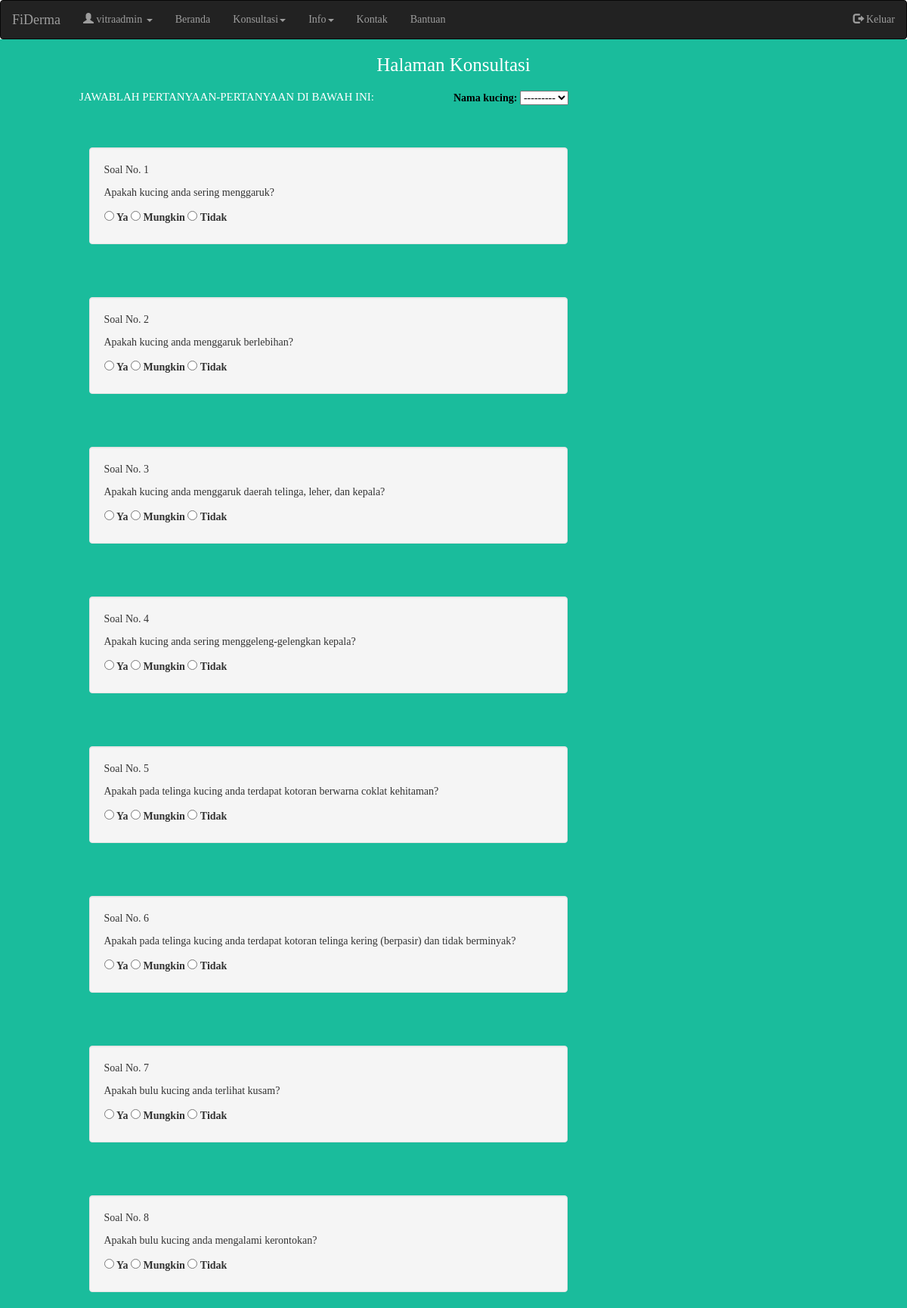
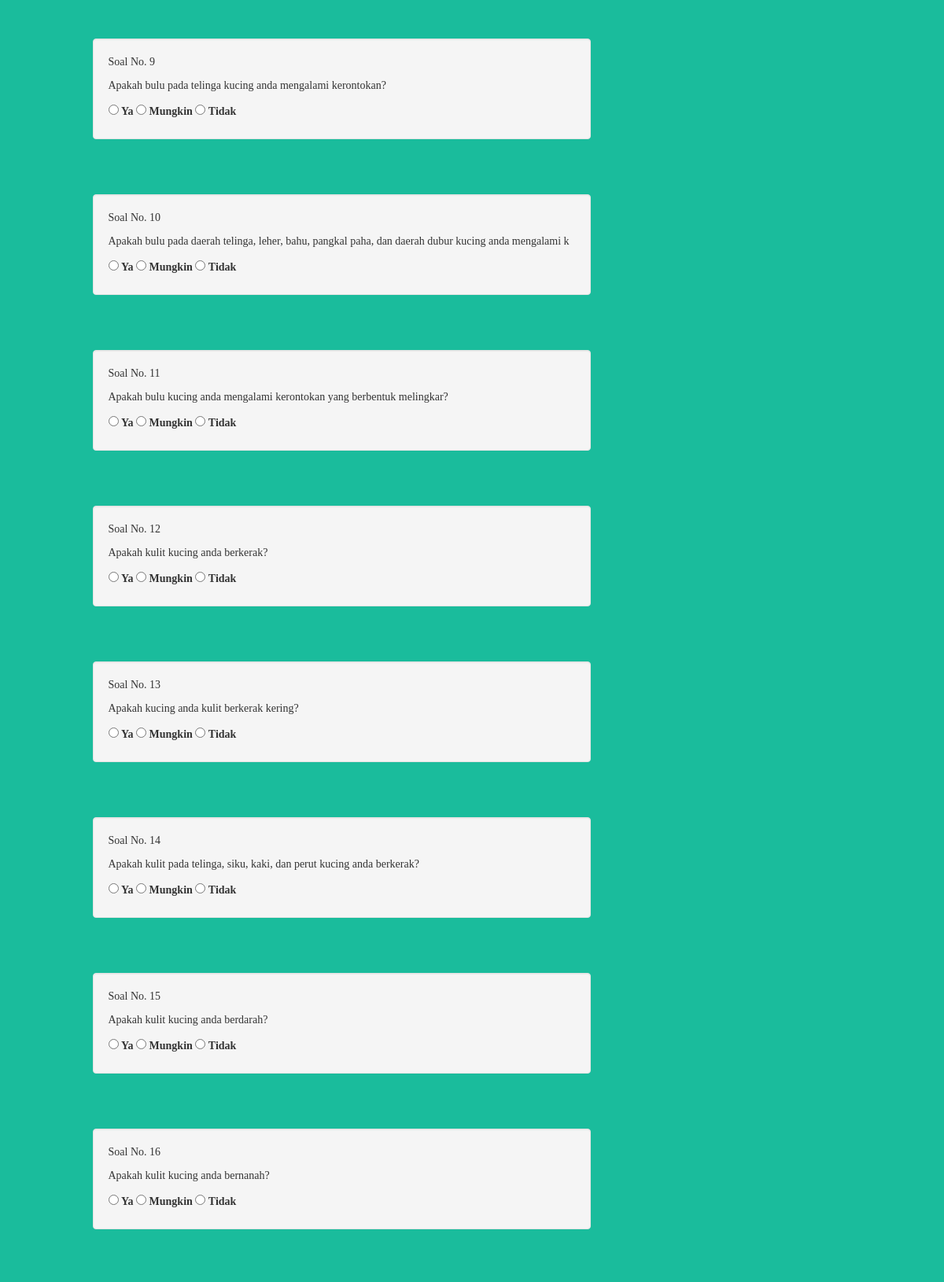
Screenshot of /konsultasi/ (signed in, upper part) with the database file from the repository (2 pictures, top to bottom).
### sitederma/models.py (models this page shows, shortened)
class Kucing(models.Model):
    GENDER_KUCING_CHOICES = (
    ('betina', 'Betina'),
    ('jantan', 'Jantan'),
    )
    nama_kucing = models.CharField(max_length=30)
    umur_kucing = models.PositiveIntegerField(validators=[MinValueValidator(1)], null=True)
    gender_kucing = models.CharField(max_length=10, choices=GENDER_KUCING_CHOICES)
    username = models.ForeignKey(User, null=True)
    def __str__(self):
        return self.nama_kucing

class ListTanya(models.Model):
    kode_tanya = models.CharField(max_length=5)
    kode_gejala = models.ForeignKey(ListGejala, related_name = 'tanya_gejala', null=True)
    no_tanya = models.CharField(max_length=2, null=True)
    daftar_tanya = models.CharField(max_length=150)

class Jawaban(models.Model):
    kodejawab = models.CharField(max_length=3)
    jawab = models.CharField(max_length=10)
    bobotjawab = models.FloatField()

### sitederma/views.py (the view)
# urls.py: url(r'^konsultasi/$', views.konsultasi_view, name='konsultasi'),
def konsultasi_view(request):
    diagnosa = None
    list_tanya = ListTanya.objects.all()
    list_pilihan = Jawaban.objects.all()
    gejala = ListGejala.objects.all()
    context = {}
    context ['list_tanya'] = list_tanya
    context ['list_pilihan'] = list_pilihan
    if request.method=='POST':
        formriwayat = RiwayatForm(request.POST)
        d = defaultdict(float)
        d = {}
        cfgp1_={}
        percentdisease = {}
        counter = 1
        for cfuser in gejala:
            d['cfug_%02d' % counter] = float(request.POST.get(cfuser.kode_gejala))
            counter += 1
        for key, value in sorted(d.items()):
            print (key, value)
        penyakit = InfoPenyakit.objects.all()
        gej_pen = Konsultasi.objects.all()
        for pen in penyakit:
            cfglama = None
            cfgbaru = None
            cfgkombinasi = None
            for gejala_penyakit in gej_pen:
                if gejala_penyakit.kode_penyakit.kode_penyakit == pen.kode_penyakit:
                    print('ya')
                    urut = gejala_penyakit.kode_gejala.kode_gejala[1:]
                    print(urut)
                    cfgp1_['cfg{0}'.format(urut)] = d['cfug_{}'.format(urut)] * gejala_penyakit.cfp
                    if not cfglama:
                        cfglama = cfgp1_['cfg{0}'.format(urut)]
                    else :
                        cfgbaru = cfgp1_['cfg{0}'.format(urut)]
                        cfgkombinasi = cfglama+(cfgbaru*(1-cfglama))
                        cfglama = cfgkombinasi
                    percentdisease['pdisease{0}'.format(pen.kode_penyakit)] = cfgkombinasi
                    print(percentdisease)
        context['percentdisease_1'] = percentdisease['pdisease{0}'.format('P1')]
        context['percentdisease_2'] = percentdisease['pdisease{0}'.format('P2')]
        context['percentdisease_3'] = percentdisease['pdisease{0}'.format('P3')]
        context['percentdisease_4'] = percentdisease['pdisease{0}'.format('P4')]
        context['percentdisease_5'] = percentdisease['pdisease{0}'.format('P5')]
        context['percentdisease_6'] = percentdisease['pdisease{0}'.format('P6')]
        targetdisease = max(percentdisease, key=percentdisease.get)
        context['targetdisease'] = targetdisease
        if targetdisease == "diseaseP1":
            diagnosa ='Ear Mites'
        elif targetdisease == "diseaseP2":
            diagnosa = 'Flea'
        elif targetdisease == "diseaseP3":
            diagnosa = 'Lice'
        elif targetdisease == "diseaseP4":
            diagnosa = 'Pyoderma'
        elif targetdisease == "diseaseP5":
            diagnosa = 'Ringworm'
        elif targetdisease == "diseaseP6":
            diagnosa = 'Scabies'
        request.session['percentdisease'] = {
                                        'percentdisease_1': context['percentdisease_1'],
                                        'percentdisease_2': context['percentdisease_2'],
                                        'percentdisease_3': context['percentdisease_3'],
                                        'percentdisease_4': context['percentdisease_4'],
                                        'percentdisease_5': context['percentdisease_5'],
                                        'percentdisease_6': context['percentdisease_6'],
                                        'targetdisease': context['targetdisease'],
                                        }
        if formriwayat.is_valid():
            kucing = formriwayat.save(commit=False)
            kucing.username = request.user
            kucing.tanggal_diagnosa = timezone.now()
            kucing.hasil_diagnosa = diagnosa
            kucing.save()
            return HttpResponseRedirect(reverse('sitederma:hasil'))
    else:
        formriwayat = RiwayatForm()
    context['formriwayat']=formriwayat
    return render(request, "sitederma/mulai_konsul.html",  context)

### sitederma/forms.py
class RiwayatForm(forms.ModelForm):
    class Meta:
        model = Riwayat
        fields = ('nama_kucing',)

### sitederma/models.py (called while the page is built)
    def __str__(self):
        return self.kode_gejala

### sitederma/templates/sitederma/mulai_konsul.html (shortened to what this page needs)
{% extends 'sitederma/base.html' %}
{% block content %}
<div class="container-fluid vitra-background-mulai-konsul">
  <h4 class="vitra-tagline text-center">Halaman Konsultasi</h4>
  <div class="row">
    <div class="col-md-6 text-center">
      <h5 style="color: white; font-size:15px;">JAWABLAH PERTANYAAN-PERTANYAAN DI BAWAH INI:</h5>
    </div>
    <form method="POST">
      {% for field in formriwayat %}
    <div style="margin-top: 10px; color:black;">
      {{ field.label_tag|escape }}
      {{ field }}
    </div>
    {% endfor %}
    {% for tanya in list_tanya %}
    <div class="row" style="margin-top: 50px;">
      <div class="col-md-1"></div>
      <div class="col-md-10">
        <div class="col-md-8 text-left vitra-background-Tanya">
          <div class="well">
            <p>Soal No. {{ tanya.no_tanya}}</p>
            <p>{{ tanya.daftar_tanya }}</p>
            {% for pilihan in list_pilihan %}
            <input type="radio" name="{{tanya.kode_gejala}}" id="choice" value="{{pilihan.bobotjawab}}" required />
            <label for="choice{{ forloop.counter }}">{{ pilihan.jawab }}</label>
            {% endfor %}
        </div>
      </div>
    </div>
    <div class="col-md-1"></div>
  </div>
  {% endfor %}
  <br><center><input type='submit' class="btn btn-default btn-lg" value="submit"><center>
    </form>
  </div>
</div>
{% endblock %}

### sitederma/templates/sitederma/base.html (shortened to what this page needs)
{% load static %}
<!DOCTYPE html>
<html lang="en">
<head>
  <link href="{% static 'bootstrap/css/bootstrap.min.css'%}" rel="stylesheet">
  <link href="{% static 'css/sitederma.css' %}" rel="stylesheet">
  <link rel="stylesheet" href="https://maxcdn.bootstrapcdn.com/font-awesome/4.7.0/css/font-awesome.min.css">
</head>
<body>
  <nav class="navbar navbar-inverse">
    <div class="container-fluid">
      <div class="navbar-header">
        <a class="navbar-brand" href="{% url 'sitederma:home_utama' %}">FiDerma</a>
      </div>
      {% if user.is_authenticated %}
      <ul class="nav navbar-nav">
        <li class="dropdown"><a class="dropdown-toggle" data-toggle="dropdown" href="{% url 'sitederma:profil' %}"><span class="glyphicon glyphicon-user "></span> {{request.user.username}} <span class="caret"></span></a>
        </li>
        <li><a href="{% url 'sitederma:home_utama' %}">Beranda</a></li>
        <li class="dropdown">
          <a class="dropdown-toggle" data-toggle="dropdown" href="#">Konsultasi<span class="caret"></span></a>
        </li>
        <li class="dropdown">
          <a class="dropdown-toggle" data-toggle="dropdown" href="#">Info<span class="caret"></span></a>
        </li>
        <li><a href="{% url 'sitederma:kontak' %}">Kontak</a></li>
        <li><a href="{% url 'sitederma:help'%}">Bantuan</a></li>
      </ul>
      <ul class="nav navbar-nav navbar-right">
        <li><a href="{% url 'sitederma:logout' %}"><span class="glyphicon glyphicon-log-out"></span> Keluar</a></li>
      </ul>
      {% endif %}
    </div>
  </nav>
      {% block content %}
      {% endblock %}
    </body>
</html>

### sitederma/static/css/sitederma.css (style rules this page uses)
.vitra-tagline { color: white; margin-top: 20px; font-size: 25px; }
.vitra-background-mulai-konsul { min-height: 610px; background-color: #1abc9c; margin-top: -20px; }
body { font-family: 'Lucida Console', serif; margin: 0; width: 100%; height: 100%; }
h1, h2, h3, h4 { font-family: 'Lucida Console', serif; color: cobaltblue; }

### rows the page displays
Kucing: formriwayat "---------"
ListTanya: no_tanya "1", daftar_tanya "Apakah kucing anda sering menggaruk?"
Jawaban: jawab "Ya"
Jawaban: jawab "Mungkin"
Jawaban: jawab "Tidak"
ListTanya: no_tanya "2", daftar_tanya "Apakah kucing anda menggaruk berlebihan?"
ListTanya: no_tanya "3", daftar_tanya "Apakah kucing anda menggaruk daerah telinga, leher, dan kepala?"
ListTanya: no_tanya "4", daftar_tanya "Apakah kucing anda sering menggeleng-gelengkan kepala?"
ListTanya: no_tanya "5", daftar_tanya "Apakah pada telinga kucing anda terdapat kotoran berwarna coklat kehitaman?"
ListTanya: no_tanya "6", daftar_tanya "Apakah pada telinga kucing anda terdapat kotoran telinga kering (berpasir) dan tidak berminyak?"
ListTanya: no_tanya "7", daftar_tanya "Apakah bulu kucing anda terlihat kusam?"
ListTanya: no_tanya "8", daftar_tanya "Apakah bulu kucing anda mengalami kerontokan?"
ListTanya: no_tanya "9", daftar_tanya "Apakah bulu pada telinga kucing anda mengalami kerontokan?"
ListTanya: no_tanya "10", daftar_tanya "Apakah bulu pada daerah telinga, leher, bahu, pangkal paha, dan daerah dubur kucing anda mengalami k"
ListTanya: no_tanya "11", daftar_tanya "Apakah bulu kucing anda mengalami kerontokan yang berbentuk melingkar?"
ListTanya: no_tanya "12", daftar_tanya "Apakah kulit kucing anda berkerak?"
ListTanya: no_tanya "13", daftar_tanya "Apakah kucing anda kulit berkerak kering?"
ListTanya: no_tanya "14", daftar_tanya "Apakah kulit pada telinga, siku, kaki, dan perut kucing anda berkerak?"
ListTanya: no_tanya "15", daftar_tanya "Apakah kulit kucing anda berdarah?"
ListTanya: no_tanya "16", daftar_tanya "Apakah kulit kucing anda bernanah?"

### other values shown
{{ request.user.username }} "vitraadmin"
{{ field.label_tag|escape }} "Nama kucing:"
